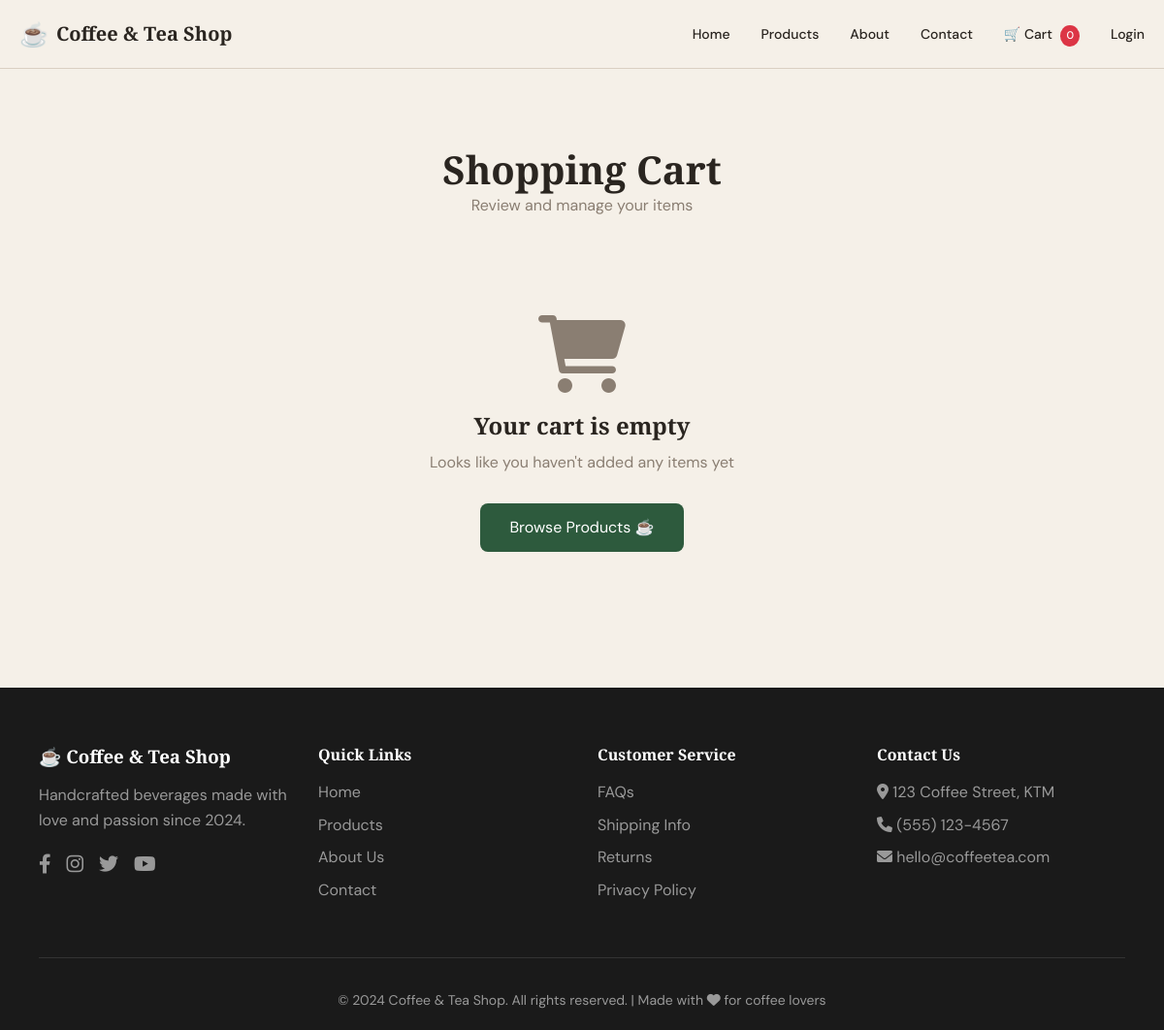
Before: /cart/ with the older database file.
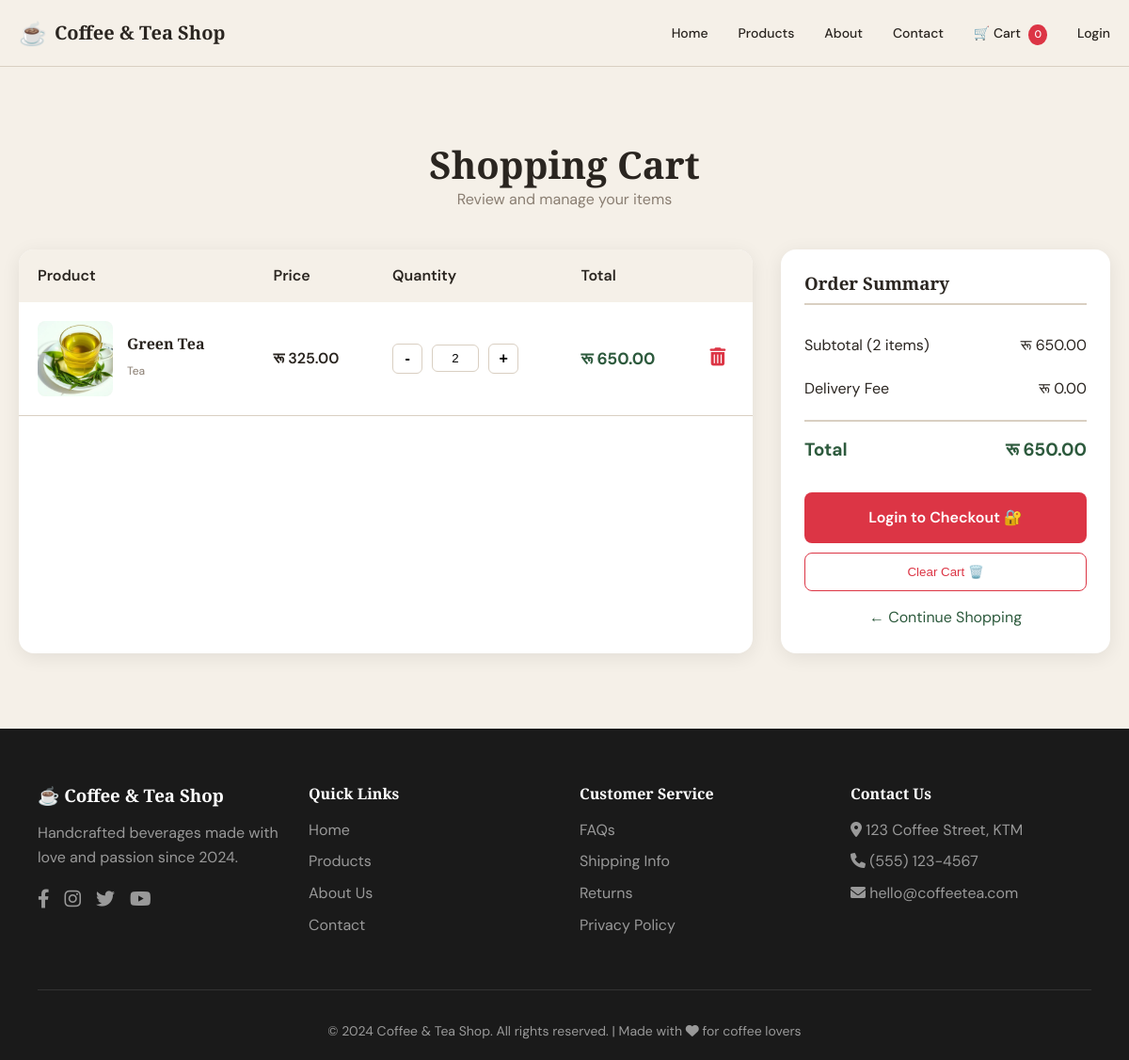
After: the same page with the newer database file.
### apps/cart/models.py (models this page shows, shortened)
class CartItem(models.Model):
    cart = models.ForeignKey(Cart, on_delete=models.CASCADE, related_name='items')
    product = models.ForeignKey(Product, on_delete=models.CASCADE)
    quantity = models.PositiveIntegerField(default=1)
    price_at_add = models.DecimalField(max_digits=10, decimal_places=2)
    added_at = models.DateTimeField(auto_now_add=True)
    class Meta:
        unique_together = ['cart', 'product']
    def get_total_price(self):
        return self.price_at_add * self.quantity

### apps/products/models.py (models this page shows, shortened)
class Product(models.Model):
    category = models.ForeignKey(Category, on_delete=models.CASCADE, related_name='products', null=True, blank=True)
    name = models.CharField(max_length=200)
    slug = models.SlugField(unique=True, blank=True)
    description = models.TextField()
    price = models.DecimalField(max_digits=10, decimal_places=2)
    image = models.ImageField(upload_to='products/', blank=True, null=True)
    is_available = models.BooleanField(default=True)
    featured = models.BooleanField(default=False)
    created_at = models.DateTimeField(auto_now_add=True)
    updated_at = models.DateTimeField(auto_now=True)
    class Meta:
        ordering = ['-created_at']

class Category(models.Model):
    name = models.CharField(max_length=100)
    slug = models.SlugField(unique=True, blank=True)
    description = models.TextField(blank=True)
    image = models.ImageField(upload_to='categories/', blank=True, null=True)
    created_at = models.DateTimeField(auto_now_add=True)
    class Meta:
        verbose_name_plural = 'Categories'
        ordering = ['name']

### apps/cart/views.py (the view)
# urls.py: path('', views.cart_detail, name='cart_detail'),
def cart_detail(request):
    cart = get_cart(request)
    context = {
        'cart': cart,
        'cart_items': cart.items.all(),
        'total_price': cart.get_total_price(),
        'total_items': cart.get_total_items(),
    }
    return render(request, 'cart/cart.html', context)

### apps/cart/context_processors.py (called while the page is built)
def get_cart(request):
    if request.user.is_authenticated:
        cart, created = Cart.objects.get_or_create(user=request.user)
    else:
        if not request.session.session_key:
            request.session.create()
        cart, created = Cart.objects.get_or_create(session_key=request.session.session_key)
    return cart

def cart_count(request):
    try:
        cart = get_cart(request)
        return {'cart_total_items': cart.get_total_items()}
    except:
        return {'cart_total_items': 0}

### apps/cart/models.py (called while the page is built)
    def get_total_price(self):
        return sum(item.get_total_price() for item in self.items.all())

    def get_total_items(self):
        return sum(item.quantity for item in self.items.all())

### apps/cart/views.py (called while the page is built)
def get_cart(request):
    if request.user.is_authenticated:
        cart, created = Cart.objects.get_or_create(user=request.user)
    else:
        if not request.session.session_key:
            request.session.create()
        cart, created = Cart.objects.get_or_create(session_key=request.session.session_key)
    return cart

### apps/cart/templates/cart/cart.html (shortened to what this page needs)
{% extends 'base.html' %}
{% load static %}
{% block content %}
<section class="cart-page">
  <div class="cart-container">
    <div class="cart-header">
      <h1>Shopping Cart</h1>
      <p>Review and manage your items</p>
    </div>
    {% if cart_items %}
    <div class="cart-grid">
      <div class="cart-items">
        <table class="cart-table">
          <thead>
            <tr>
              <th>Product</th>
              <th>Price</th>
              <th>Quantity</th>
              <th>Total</th>
              <th></th>
            </tr>
          </thead>
          <tbody id="cart-items-body">
            {% for item in cart_items %}
            <tr id="cart-item-{{ item.id }}" data-item-id="{{ item.id }}">
              <td data-label="Product">
                <div class="cart-product">
                  <div class="cart-product-image">
                    {% if item.product.image %}
                      <img src="{{ item.product.image.url }}" alt="{{ item.product.name }}">
                    {% else %}
                      <img src="{% static 'images/placeholder.jpg' %}" alt="{{ item.product.name }}">
                    {% endif %}
                  </div>
                  <div class="cart-product-info">
                    <h3>{{ item.product.name }}</h3>
                    <span class="category">{{ item.product.category.name|default:"Coffee & Tea" }}</span>
                  </div>
                </div>
               </td>
              <td data-label="Price" class="cart-price">रू {{ item.price_at_add|floatformat:2 }}</td>
              <td data-label="Quantity">
                <div class="cart-quantity">
                  <button class="quantity-btn decrease" data-item-id="{{ item.id }}">-</button>
                  <input type="text" class="quantity-input" value="{{ item.quantity }}" readonly data-item-id="{{ item.id }}" id="qty-{{ item.id }}">
                  <button class="quantity-btn increase" data-item-id="{{ item.id }}">+</button>
                </div>
              </td>
              <td data-label="Total" class="cart-total" id="total-{{ item.id }}">रू {{ item.get_total_price|floatformat:2 }}</td>
              <td data-label="">
                <button class="remove-btn" data-item-id="{{ item.id }}" title="Remove">
                  <i class="fas fa-trash-alt"></i>
                </button>
              </td>
            </tr>
            {% endfor %}
          </tbody>
        </table>
      </div>
      <div class="cart-summary">
        <h3>Order Summary</h3>
        <div class="summary-row">
          <span>Subtotal (<span id="item-count">{{ total_items }}</span> items)</span>
          <span id="subtotal">रू {{ total_price|floatformat:2 }}</span>
        </div>
        <div class="summary-row">
          <span>Delivery Fee</span>
          <span>रू 0.00</span>
        </div>
        <div class="summary-row total">
          <span>Total</span>
          <span id="total-amount">रू {{ total_price|floatformat:2 }}</span>
        </div>
        {% if user.is_authenticated %}
          <a href="{% url 'orders:checkout' %}" class="checkout-btn">
            Proceed to Checkout 🛒
          </a>
        {% else %}
          <a href="/accounts/login/?next=/orders/checkout/" class="checkout-btn-login">
            Login to Checkout 🔐
          </a>
        {% endif %}
        <button class="clear-cart-btn" id="clearCartBtn">
          Clear Cart 🗑️
        </button>
        <a href="/products/" class="continue-shopping">← Continue Shopping</a>
      </div>
    </div>
    {% else %}
    <div class="empty-cart">
      <i class="fas fa-shopping-cart"></i>
      <h2>Your cart is empty</h2>
      <p>Looks like you haven't added any items yet</p>
      <a href="/products/" class="shop-now-btn">Browse Products ☕</a>
    </div>
    {% endif %}
  </div>
</section>
{% endblock %}

Changed rows visible on the page:
added CartItem: product.image (picture), product.name "Green Tea", product.category.name "Tea", price_at_add "325.00", quantity "2", get_total_price "650.00"
Other visible differences:
{{ total_items }}: (not shown) → "2"
{{ total_price|floatformat:2 }}: (not shown) → "650.00"
text no longer shown: "Your cart is empty Looks like you haven't added any items yet Browse Products ☕"
text now shown: "Product Price Quantity Total Order Summary Subtotal ( items) रू Delivery Fee रू 0.00 Total रू Login to Checkout 🔐 Clear Cart 🗑️ ← Continue Shopping"
